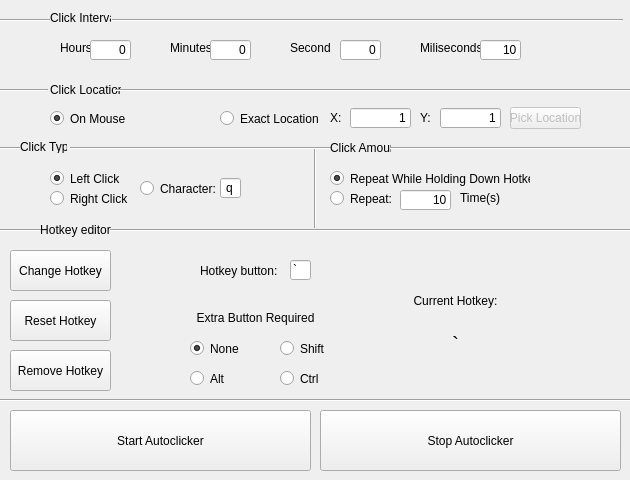
<?xml version="1.0" encoding="UTF-8"?>
<ui version="4.0">
 <class>MainWindow</class>
 <widget class="QMainWindow" name="MainWindow">
  <property name="geometry">
   <rect>
    <x>0</x>
    <y>0</y>
    <width>630</width>
    <height>480</height>
   </rect>
  </property>
  <property name="windowTitle">
   <string>MainWindow</string>
  </property>
  <widget class="QWidget" name="centralwidget">
   <widget class="Line" name="line">
    <property name="geometry">
     <rect>
      <x>0</x>
      <y>390</y>
      <width>651</width>
      <height>20</height>
     </rect>
    </property>
    <property name="orientation">
     <enum>Qt::Horizontal</enum>
    </property>
   </widget>
   <widget class="QPushButton" name="startKey">
    <property name="enabled">
     <bool>true</bool>
    </property>
    <property name="geometry">
     <rect>
      <x>10</x>
      <y>410</y>
      <width>301</width>
      <height>61</height>
     </rect>
    </property>
    <property name="text">
     <string>Start Autoclicker</string>
    </property>
   </widget>
   <widget class="QPushButton" name="stopKey">
    <property name="geometry">
     <rect>
      <x>320</x>
      <y>410</y>
      <width>301</width>
      <height>61</height>
     </rect>
    </property>
    <property name="text">
     <string>Stop Autoclicker</string>
    </property>
   </widget>
   <widget class="QLineEdit" name="hotkeyEnter">
    <property name="geometry">
     <rect>
      <x>290</x>
      <y>260</y>
      <width>21</width>
      <height>20</height>
     </rect>
    </property>
    <property name="text">
     <string>`</string>
    </property>
    <property name="maxLength">
     <number>1</number>
    </property>
   </widget>
   <widget class="Line" name="line_2">
    <property name="geometry">
     <rect>
      <x>110</x>
      <y>220</y>
      <width>531</width>
      <height>20</height>
     </rect>
    </property>
    <property name="orientation">
     <enum>Qt::Horizontal</enum>
    </property>
   </widget>
   <widget class="QLabel" name="menuLabel">
    <property name="geometry">
     <rect>
      <x>40</x>
      <y>220</y>
      <width>71</width>
      <height>20</height>
     </rect>
    </property>
    <property name="text">
     <string>Hotkey editor</string>
    </property>
    <property name="alignment">
     <set>Qt::AlignCenter</set>
    </property>
   </widget>
   <widget class="Line" name="line_3">
    <property name="geometry">
     <rect>
      <x>-10</x>
      <y>220</y>
      <width>51</width>
      <height>20</height>
     </rect>
    </property>
    <property name="orientation">
     <enum>Qt::Horizontal</enum>
    </property>
   </widget>
   <widget class="QPushButton" name="hotkeyChange">
    <property name="geometry">
     <rect>
      <x>10</x>
      <y>250</y>
      <width>101</width>
      <height>41</height>
     </rect>
    </property>
    <property name="text">
     <string>Change Hotkey</string>
    </property>
   </widget>
   <widget class="QPushButton" name="hotkeyReset">
    <property name="geometry">
     <rect>
      <x>10</x>
      <y>300</y>
      <width>101</width>
      <height>41</height>
     </rect>
    </property>
    <property name="text">
     <string>Reset Hotkey</string>
    </property>
   </widget>
   <widget class="QRadioButton" name="hotkeyShift">
    <property name="geometry">
     <rect>
      <x>280</x>
      <y>340</y>
      <width>82</width>
      <height>17</height>
     </rect>
    </property>
    <property name="text">
     <string>Shift</string>
    </property>
    <attribute name="buttonGroup">
     <string notr="true">extraButtonGroup</string>
    </attribute>
   </widget>
   <widget class="QRadioButton" name="hotkeyAlt">
    <property name="geometry">
     <rect>
      <x>190</x>
      <y>370</y>
      <width>82</width>
      <height>17</height>
     </rect>
    </property>
    <property name="text">
     <string>Alt</string>
    </property>
    <attribute name="buttonGroup">
     <string notr="true">extraButtonGroup</string>
    </attribute>
   </widget>
   <widget class="QRadioButton" name="hotkeyCtrl">
    <property name="geometry">
     <rect>
      <x>280</x>
      <y>370</y>
      <width>82</width>
      <height>17</height>
     </rect>
    </property>
    <property name="text">
     <string>Ctrl</string>
    </property>
    <attribute name="buttonGroup">
     <string notr="true">extraButtonGroup</string>
    </attribute>
   </widget>
   <widget class="QRadioButton" name="hotkeyNone">
    <property name="geometry">
     <rect>
      <x>190</x>
      <y>340</y>
      <width>82</width>
      <height>17</height>
     </rect>
    </property>
    <property name="text">
     <string>None</string>
    </property>
    <property name="checked">
     <bool>true</bool>
    </property>
    <attribute name="buttonGroup">
     <string notr="true">extraButtonGroup</string>
    </attribute>
   </widget>
   <widget class="QPushButton" name="hotkeyRemove">
    <property name="geometry">
     <rect>
      <x>10</x>
      <y>350</y>
      <width>101</width>
      <height>41</height>
     </rect>
    </property>
    <property name="text">
     <string>Remove Hotkey</string>
    </property>
   </widget>
   <widget class="QLabel" name="menuLabel2">
    <property name="geometry">
     <rect>
      <x>190</x>
      <y>310</y>
      <width>131</width>
      <height>16</height>
     </rect>
    </property>
    <property name="text">
     <string>Extra Button Required</string>
    </property>
    <property name="alignment">
     <set>Qt::AlignCenter</set>
    </property>
   </widget>
   <widget class="QLabel" name="menuLabel1">
    <property name="geometry">
     <rect>
      <x>200</x>
      <y>260</y>
      <width>81</width>
      <height>21</height>
     </rect>
    </property>
    <property name="text">
     <string>Hotkey button:</string>
    </property>
   </widget>
   <widget class="QLabel" name="menuLabel3">
    <property name="geometry">
     <rect>
      <x>400</x>
      <y>280</y>
      <width>111</width>
      <height>41</height>
     </rect>
    </property>
    <property name="text">
     <string>Current Hotkey:</string>
    </property>
    <property name="alignment">
     <set>Qt::AlignCenter</set>
    </property>
   </widget>
   <widget class="QLabel" name="hotkeyDisplay">
    <property name="geometry">
     <rect>
      <x>400</x>
      <y>333</y>
      <width>111</width>
      <height>20</height>
     </rect>
    </property>
    <property name="font">
     <font>
      <pointsize>16</pointsize>
     </font>
    </property>
    <property name="text">
     <string>`</string>
    </property>
    <property name="alignment">
     <set>Qt::AlignCenter</set>
    </property>
   </widget>
   <widget class="QLabel" name="menuLabel4">
    <property name="geometry">
     <rect>
      <x>20</x>
      <y>140</y>
      <width>47</width>
      <height>13</height>
     </rect>
    </property>
    <property name="text">
     <string>Click Type</string>
    </property>
   </widget>
   <widget class="Line" name="line_5">
    <property name="geometry">
     <rect>
      <x>300</x>
      <y>147</y>
      <width>31</width>
      <height>81</height>
     </rect>
    </property>
    <property name="orientation">
     <enum>Qt::Vertical</enum>
    </property>
   </widget>
   <widget class="Line" name="line_4">
    <property name="geometry">
     <rect>
      <x>70</x>
      <y>140</y>
      <width>261</width>
      <height>16</height>
     </rect>
    </property>
    <property name="orientation">
     <enum>Qt::Horizontal</enum>
    </property>
   </widget>
   <widget class="QLabel" name="label">
    <property name="geometry">
     <rect>
      <x>330</x>
      <y>140</y>
      <width>61</width>
      <height>16</height>
     </rect>
    </property>
    <property name="text">
     <string>Click Amount</string>
    </property>
   </widget>
   <widget class="Line" name="line_6">
    <property name="geometry">
     <rect>
      <x>390</x>
      <y>140</y>
      <width>241</width>
      <height>16</height>
     </rect>
    </property>
    <property name="orientation">
     <enum>Qt::Horizontal</enum>
    </property>
   </widget>
   <widget class="Line" name="line_7">
    <property name="geometry">
     <rect>
      <x>0</x>
      <y>140</y>
      <width>20</width>
      <height>16</height>
     </rect>
    </property>
    <property name="orientation">
     <enum>Qt::Horizontal</enum>
    </property>
   </widget>
   <widget class="QRadioButton" name="mouseLeft">
    <property name="geometry">
     <rect>
      <x>50</x>
      <y>170</y>
      <width>82</width>
      <height>17</height>
     </rect>
    </property>
    <property name="text">
     <string>Left Click</string>
    </property>
    <property name="checked">
     <bool>true</bool>
    </property>
    <property name="autoExclusive">
     <bool>true</bool>
    </property>
    <attribute name="buttonGroup">
     <string notr="true">clickTypeGroup</string>
    </attribute>
   </widget>
   <widget class="QRadioButton" name="characterChoice">
    <property name="geometry">
     <rect>
      <x>140</x>
      <y>180</y>
      <width>82</width>
      <height>17</height>
     </rect>
    </property>
    <property name="text">
     <string>Character:</string>
    </property>
    <attribute name="buttonGroup">
     <string notr="true">clickTypeGroup</string>
    </attribute>
   </widget>
   <widget class="QLineEdit" name="characterRepeat">
    <property name="geometry">
     <rect>
      <x>220</x>
      <y>178</y>
      <width>21</width>
      <height>20</height>
     </rect>
    </property>
    <property name="text">
     <string>q</string>
    </property>
    <property name="maxLength">
     <number>1</number>
    </property>
    <property name="alignment">
     <set>Qt::AlignCenter</set>
    </property>
   </widget>
   <widget class="QRadioButton" name="mouseRight">
    <property name="geometry">
     <rect>
      <x>50</x>
      <y>190</y>
      <width>82</width>
      <height>17</height>
     </rect>
    </property>
    <property name="text">
     <string>Right Click</string>
    </property>
    <attribute name="buttonGroup">
     <string notr="true">clickTypeGroup</string>
    </attribute>
   </widget>
   <widget class="QRadioButton" name="repeatFinite">
    <property name="geometry">
     <rect>
      <x>330</x>
      <y>190</y>
      <width>71</width>
      <height>17</height>
     </rect>
    </property>
    <property name="text">
     <string>Repeat:</string>
    </property>
    <attribute name="buttonGroup">
     <string notr="true">clickAmountGroup</string>
    </attribute>
   </widget>
   <widget class="QRadioButton" name="repeatInfinite">
    <property name="geometry">
     <rect>
      <x>330</x>
      <y>170</y>
      <width>200</width>
      <height>17</height>
     </rect>
    </property>
    <property name="text">
     <string>Repeat While Holding Down Hotkey</string>
    </property>
    <property name="checked">
     <bool>true</bool>
    </property>
    <attribute name="buttonGroup">
     <string notr="true">clickAmountGroup</string>
    </attribute>
   </widget>
   <widget class="QLineEdit" name="repeatTimes">
    <property name="geometry">
     <rect>
      <x>400</x>
      <y>190</y>
      <width>51</width>
      <height>20</height>
     </rect>
    </property>
    <property name="text">
     <string>10</string>
    </property>
    <property name="alignment">
     <set>Qt::AlignRight|Qt::AlignTrailing|Qt::AlignVCenter</set>
    </property>
   </widget>
   <widget class="QLabel" name="label_2">
    <property name="geometry">
     <rect>
      <x>460</x>
      <y>190</y>
      <width>51</width>
      <height>16</height>
     </rect>
    </property>
    <property name="text">
     <string>Time(s)</string>
    </property>
   </widget>
   <widget class="Line" name="line_8">
    <property name="geometry">
     <rect>
      <x>115</x>
      <y>80</y>
      <width>521</width>
      <height>20</height>
     </rect>
    </property>
    <property name="orientation">
     <enum>Qt::Horizontal</enum>
    </property>
   </widget>
   <widget class="QLabel" name="label_3">
    <property name="geometry">
     <rect>
      <x>50</x>
      <y>80</y>
      <width>71</width>
      <height>20</height>
     </rect>
    </property>
    <property name="text">
     <string>Click Location</string>
    </property>
   </widget>
   <widget class="Line" name="line_9">
    <property name="geometry">
     <rect>
      <x>-10</x>
      <y>80</y>
      <width>58</width>
      <height>20</height>
     </rect>
    </property>
    <property name="orientation">
     <enum>Qt::Horizontal</enum>
    </property>
   </widget>
   <widget class="QRadioButton" name="onMouse">
    <property name="geometry">
     <rect>
      <x>50</x>
      <y>110</y>
      <width>82</width>
      <height>17</height>
     </rect>
    </property>
    <property name="text">
     <string>On Mouse</string>
    </property>
    <property name="checked">
     <bool>true</bool>
    </property>
    <attribute name="buttonGroup">
     <string notr="true">clickLocationGroup</string>
    </attribute>
   </widget>
   <widget class="QRadioButton" name="chosenLocation">
    <property name="geometry">
     <rect>
      <x>220</x>
      <y>110</y>
      <width>101</width>
      <height>17</height>
     </rect>
    </property>
    <property name="text">
     <string>Exact Location</string>
    </property>
    <attribute name="buttonGroup">
     <string notr="true">clickLocationGroup</string>
    </attribute>
   </widget>
   <widget class="QLabel" name="label_4">
    <property name="geometry">
     <rect>
      <x>330</x>
      <y>110</y>
      <width>16</width>
      <height>16</height>
     </rect>
    </property>
    <property name="text">
     <string>X:</string>
    </property>
   </widget>
   <widget class="QLabel" name="label_5">
    <property name="geometry">
     <rect>
      <x>420</x>
      <y>110</y>
      <width>21</width>
      <height>16</height>
     </rect>
    </property>
    <property name="text">
     <string>Y: </string>
    </property>
   </widget>
   <widget class="QLineEdit" name="locationX">
    <property name="geometry">
     <rect>
      <x>350</x>
      <y>108</y>
      <width>61</width>
      <height>20</height>
     </rect>
    </property>
    <property name="text">
     <string>1</string>
    </property>
    <property name="alignment">
     <set>Qt::AlignRight|Qt::AlignTrailing|Qt::AlignVCenter</set>
    </property>
   </widget>
   <widget class="QLineEdit" name="locationY">
    <property name="geometry">
     <rect>
      <x>440</x>
      <y>108</y>
      <width>61</width>
      <height>20</height>
     </rect>
    </property>
    <property name="text">
     <string>1</string>
    </property>
    <property name="alignment">
     <set>Qt::AlignRight|Qt::AlignTrailing|Qt::AlignVCenter</set>
    </property>
   </widget>
   <widget class="Line" name="line_10">
    <property name="geometry">
     <rect>
      <x>112</x>
      <y>10</y>
      <width>511</width>
      <height>20</height>
     </rect>
    </property>
    <property name="orientation">
     <enum>Qt::Horizontal</enum>
    </property>
   </widget>
   <widget class="QLabel" name="label_6">
    <property name="geometry">
     <rect>
      <x>50</x>
      <y>10</y>
      <width>61</width>
      <height>16</height>
     </rect>
    </property>
    <property name="text">
     <string>Click Interval</string>
    </property>
   </widget>
   <widget class="Line" name="line_11">
    <property name="geometry">
     <rect>
      <x>-10</x>
      <y>10</y>
      <width>60</width>
      <height>20</height>
     </rect>
    </property>
    <property name="orientation">
     <enum>Qt::Horizontal</enum>
    </property>
   </widget>
   <widget class="QLabel" name="label_7">
    <property name="geometry">
     <rect>
      <x>60</x>
      <y>40</y>
      <width>31</width>
      <height>16</height>
     </rect>
    </property>
    <property name="text">
     <string>Hours</string>
    </property>
   </widget>
   <widget class="QLabel" name="label_8">
    <property name="geometry">
     <rect>
      <x>170</x>
      <y>40</y>
      <width>41</width>
      <height>16</height>
     </rect>
    </property>
    <property name="text">
     <string>Minutes</string>
    </property>
   </widget>
   <widget class="QLabel" name="label_9">
    <property name="geometry">
     <rect>
      <x>290</x>
      <y>40</y>
      <width>41</width>
      <height>16</height>
     </rect>
    </property>
    <property name="text">
     <string>Seconds</string>
    </property>
   </widget>
   <widget class="QLabel" name="label_10">
    <property name="geometry">
     <rect>
      <x>420</x>
      <y>40</y>
      <width>61</width>
      <height>16</height>
     </rect>
    </property>
    <property name="text">
     <string>Miliseconds</string>
    </property>
   </widget>
   <widget class="QLineEdit" name="hours">
    <property name="geometry">
     <rect>
      <x>90</x>
      <y>40</y>
      <width>41</width>
      <height>20</height>
     </rect>
    </property>
    <property name="text">
     <string>0</string>
    </property>
    <property name="alignment">
     <set>Qt::AlignRight|Qt::AlignTrailing|Qt::AlignVCenter</set>
    </property>
   </widget>
   <widget class="QLineEdit" name="minutes">
    <property name="geometry">
     <rect>
      <x>210</x>
      <y>40</y>
      <width>41</width>
      <height>20</height>
     </rect>
    </property>
    <property name="text">
     <string>0</string>
    </property>
    <property name="alignment">
     <set>Qt::AlignRight|Qt::AlignTrailing|Qt::AlignVCenter</set>
    </property>
   </widget>
   <widget class="QLineEdit" name="seconds">
    <property name="geometry">
     <rect>
      <x>340</x>
      <y>40</y>
      <width>41</width>
      <height>20</height>
     </rect>
    </property>
    <property name="text">
     <string>0</string>
    </property>
    <property name="alignment">
     <set>Qt::AlignRight|Qt::AlignTrailing|Qt::AlignVCenter</set>
    </property>
   </widget>
   <widget class="QLineEdit" name="miliseconds">
    <property name="geometry">
     <rect>
      <x>480</x>
      <y>40</y>
      <width>41</width>
      <height>20</height>
     </rect>
    </property>
    <property name="text">
     <string>10</string>
    </property>
    <property name="alignment">
     <set>Qt::AlignRight|Qt::AlignTrailing|Qt::AlignVCenter</set>
    </property>
   </widget>
   <widget class="QPushButton" name="locationPick">
    <property name="enabled">
     <bool>false</bool>
    </property>
    <property name="geometry">
     <rect>
      <x>510</x>
      <y>107</y>
      <width>71</width>
      <height>22</height>
     </rect>
    </property>
    <property name="text">
     <string>Pick Location</string>
    </property>
   </widget>
   <zorder>line</zorder>
   <zorder>startKey</zorder>
   <zorder>stopKey</zorder>
   <zorder>hotkeyEnter</zorder>
   <zorder>line_2</zorder>
   <zorder>menuLabel</zorder>
   <zorder>line_3</zorder>
   <zorder>hotkeyChange</zorder>
   <zorder>hotkeyReset</zorder>
   <zorder>hotkeyShift</zorder>
   <zorder>hotkeyAlt</zorder>
   <zorder>hotkeyCtrl</zorder>
   <zorder>hotkeyNone</zorder>
   <zorder>hotkeyRemove</zorder>
   <zorder>menuLabel2</zorder>
   <zorder>menuLabel1</zorder>
   <zorder>menuLabel3</zorder>
   <zorder>hotkeyDisplay</zorder>
   <zorder>menuLabel4</zorder>
   <zorder>line_5</zorder>
   <zorder>line_4</zorder>
   <zorder>label</zorder>
   <zorder>line_6</zorder>
   <zorder>line_7</zorder>
   <zorder>mouseLeft</zorder>
   <zorder>characterChoice</zorder>
   <zorder>characterRepeat</zorder>
   <zorder>mouseRight</zorder>
   <zorder>repeatFinite</zorder>
   <zorder>repeatInfinite</zorder>
   <zorder>repeatTimes</zorder>
   <zorder>label_2</zorder>
   <zorder>label_3</zorder>
   <zorder>line_8</zorder>
   <zorder>line_9</zorder>
   <zorder>onMouse</zorder>
   <zorder>chosenLocation</zorder>
   <zorder>label_4</zorder>
   <zorder>label_5</zorder>
   <zorder>locationX</zorder>
   <zorder>locationY</zorder>
   <zorder>line_10</zorder>
   <zorder>label_6</zorder>
   <zorder>line_11</zorder>
   <zorder>label_7</zorder>
   <zorder>label_8</zorder>
   <zorder>label_9</zorder>
   <zorder>label_10</zorder>
   <zorder>hours</zorder>
   <zorder>minutes</zorder>
   <zorder>seconds</zorder>
   <zorder>miliseconds</zorder>
   <zorder>locationPick</zorder>
  </widget>
 </widget>
 <resources/>
 <connections/>
 <buttongroups>
  <buttongroup name="clickLocationGroup"/>
  <buttongroup name="clickTypeGroup"/>
  <buttongroup name="clickAmountGroup"/>
  <buttongroup name="extraButtonGroup"/>
 </buttongroups>
</ui>
